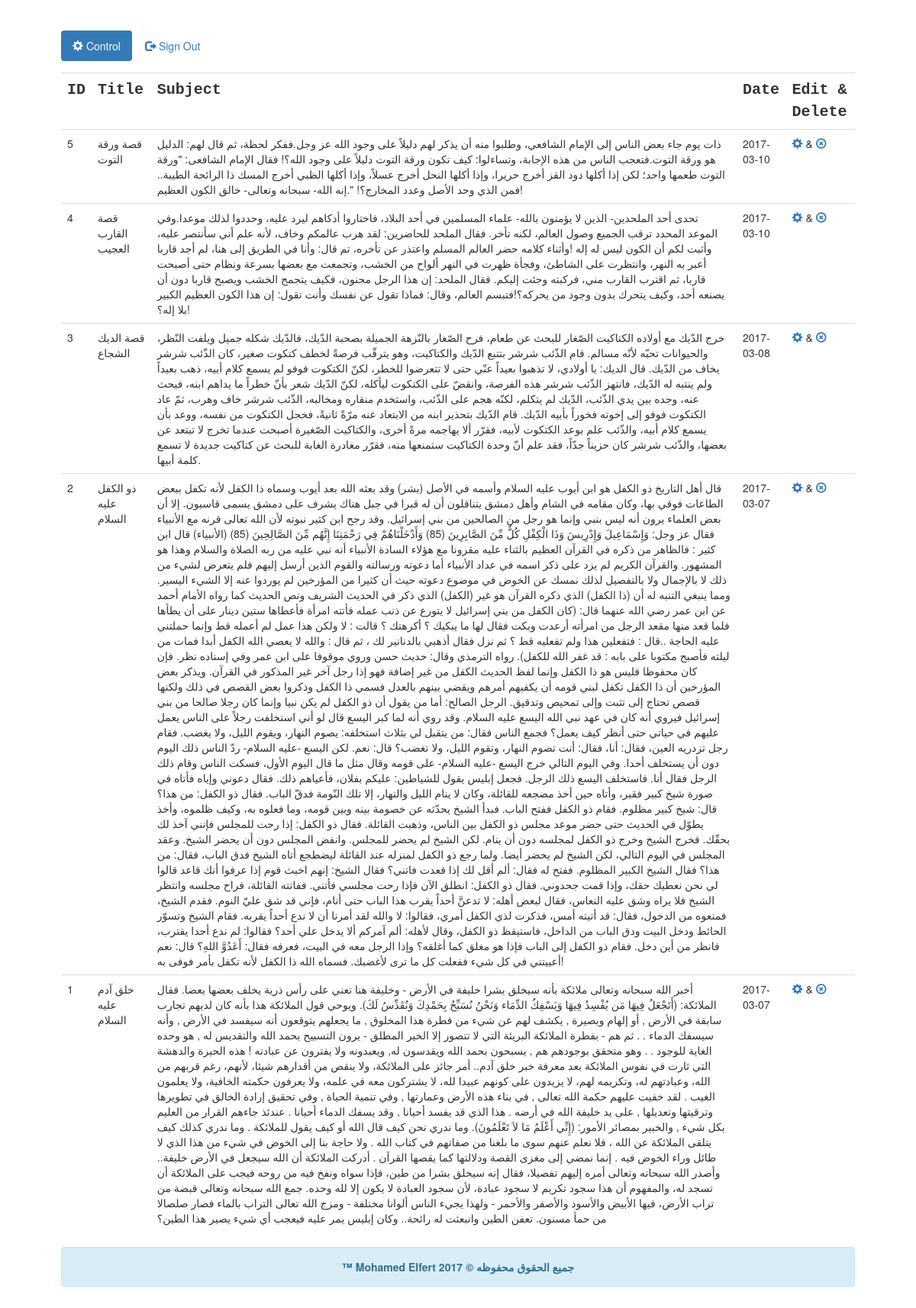
The app's page /control.php with its own data.
### tables this page shows
CREATE TABLE `posts` (
  `id` int(11) NOT NULL,
  `title` varchar(255) NOT NULL,
  `subject` text NOT NULL,
  `created_at` date NOT NULL
);

### control.php (the view, shortened to what this page needs)
<!DOCTYPE html>
<html>
    <head>
        <link href="css/bootstrap.min.css" rel="stylesheet">
    </head>
    <body>
        <div id="page">
            <ul class="nav nav-pills">
                <li role="presentation" class="active"><a href="control.php">
                    <span class="glyphicon glyphicon-cog" aria-hidden="true"></span> Control</a>
                </li>
                <li role="presentation"><a href="logout.php?adminlogout">
                    <span class="glyphicon glyphicon-log-out" aria-hidden="true"></span> Sign Out</a>
                </li>
            </ul>
            <?php
            require 'connect.php';
            if ($_GET['box'] == 'edite') {
                $id = intval($_GET['id']);
                $stmnt = $conn->query("SELECT * FROM posts WHERE id = '$id'");
                $row = $stmnt->fetch(PDO::FETCH_OBJ);
                if ($_SERVER['REQUEST_METHOD'] == 'POST') {
                    $title = filter_var($_POST['title'] , FILTER_SANITIZE_STRING);
                    $subject = filter_var($_POST['subject'] , FILTER_SANITIZE_STRING);
                    $stmnt = $conn->prepare("UPDATE posts SET title = :title , subject = :subject WHERE id = :id");
                    $stmnt->bindParam(':title',$title,PDO::PARAM_STR);
                    $stmnt->bindParam(':subject',$subject,PDO::PARAM_STR);
                    $stmnt->bindParam(':id',$id,PDO::PARAM_INT);
                    $stmnt->execute();
                    header("Location: control.php");
                }
            ?>
            <form class="form-horizontal rtl" action="" method="POST">
                <div class="form-group">
                    <label class="control-label" for="textinput-0">العنوان </label>
                    <div class="controls">
                        <input id="textinput-0" type="text" name="title" value="<?php echo $row->title; ?>"
                               placeholder="أدخل عنوان التدوينه" class="form-control">
                    </div>
                </div>
                <div class="form-group">
                    <label class="control-label" for="textarea-0">المقال / التدوينه</label>
                    <div class="controls">
                        <textarea id="textarea-0" class="form-control" rows="10" name="subject">
                            <?php echo $row->subject; ?>
                        </textarea>
                    </div>
                </div>
                <div class="form-group">
                    <label class="control-label" for="singlebutton-0"></label>
                    <div class="controls">
                        <button id="singlebutton-0" name="edite" class="btn btn-lg btn-primary">تعديل</button>
                    </div>
                </div>
            </form>
            <?php
            }elseif ($_GET['box'] == 'delete') {
                $id = intval($_GET['id']);
                $stmnt = $conn->query("DELETE FROM posts WHERE id = '$id'");
                header("Location: control.php");
            }else{
                $stmnt = $conn->query("SELECT * FROM posts ORDER BY id DESC");
                $count = $stmnt->rowCount();
                if ($count > 0) {
                ?>
                <table class="table table-hover">
                  <tr id="htr">
                    <td>ID</td>
                    <td>Title</td>
                    <td>Subject</td>
                    <td>Date</td>
                    <td>Edit & Delete</td>
                  </tr>
                  <?php
                  while ($row=$stmnt->fetch(PDO::FETCH_OBJ)) {
                        echo"
                            <tr>
                                <td>$row->id</td>
                                <td>$row->title</td>
                                <td>$row->subject</td>
                                <td>$row->created_at</td>
                                <td>
                                    <a href='control.php?box=edite&id={$row->id}'><span class='glyphicon glyphicon-cog'
                                       aria-hidden='true'> </a> &
                                    <a href='control.php?box=delete&id={$row->id}'><span class='glyphicon glyphicon-remove-circle'
                                       aria-hidden='true'></span></a>
                                </td>
                            </tr>
                        ";
                  }
                  ?>
                </table>
                <?php
                }else{
                    echo '<h3 class="alert alert-success">لا يوجد أي محتوي .</h3>';
                }
            }
            ?>
            <div class="alert alert-info footer">
                <strong>جميع الحقوق محفوظه &copy;  2017 Mohamed Elfert  &trade;</strong>
            </div>
        </div>
    </body>
</html>

### control.php (style rules this page uses)
#page { margin:40px 80px; }
.table { margin-top: 15px; }
#htr { font-family: courier; font-size: 20px; font-weight: bold; }
.footer { direction: rtl; text-align: center; }

### records on screen
posts: id "5", title "قصة ورقة التوت", subject "ذات يوم جاء بعض الناس إلى الإمام الشافعي، وطلبوا منه أن يذكر لهم دليلاً على وجود الله عز وجل.ففكر لحظة، ثم قال لهم: الدليل هو ورقة التوت.فتعجب الناس من هذه الإجابة، وتساءلوا: كيف تكون ورقة التوت دليلاً على وجود الله؟! فقال الإمام الشافعى: \"ورقة التوت طعمها واحد؛ لكن إذا أكلها دود القز أخرج حريرا، وإذا أكلها النحل أخرج عسلاً، وإذا أكلها الظبي أخرج المسك ذا الرائحة الطيبة.. فمن الذي وحد الأصل وعدد المخارج؟! \".إنه الله- سبحانه وتعالى- خالق الكون العظيم!", created_at "2017-03-10"
posts: id "4", title "قصة القارب العجيب", subject "تحدى أحد الملحدين- الذين لا يؤمنون بالله- علماء المسلمين في أحد البلاد، فاختاروا أذكاهم ليرد عليه، وحددوا لذلك موعدا.وفي الموعد المحدد ترقب الجميع وصول العالم، لكنه تأخر. فقال الملحد للحاضرين: لقد هرب عالمكم وخاف، لأنه علم أني سأنتصر عليه، وأثبت لكم أن الكون ليس له إله !وأثناء كلامه حضر العالم المسلم واعتذر عن تأخره، تم قال: وأنا في الطريق إلى هنا، لم أجد قاربا أعبر به النهر، وانتظرت على الشاطئ، وفجأة ظهرت في النهر ألواح من الخشب، وتجمعت مع بعضها بسرعة ونظام حتى أصبحت قاربا، ثم اقترب القارب مني، فركبته وجئت إليكم. فقال الملحد: إن هذا الرجل مجنون، فكيف يتجمح الخشب ويصبح قاربا دون أن يصنعه أحد، وكيف يتحرك بدون وجود من يحركه؟!فتبسم العالم، وقال: فماذا تقول عن نفسك وأنت تقول: إن هذا الكون…", created_at "2017-03-10"
posts: id "3", title "قصة الديك الشجاع", subject "خرج الدّيك مع أولاده الكتاكيت الصّغار للبحث عن طعام، فرح الصّغار بالنّزهة الجميلة بصحبة الدّيك، فالدّيك شكله جميل ويلفت النّظر، والحيوانات تحبّه لأنّه مسالم. قام الذّئب شرشر بتتبع الدّيك والكتاكيت، وهو يترقّب فرصةً لخطف كتكوت صغير، كان الذّئب شرشر يخاف من الدّيك. قال الديك: يا أولادي، لا تذهبوا بعيداً عنّي حتى لا تتعرضوا للخطر، لكنّ الكتكوت فوفو لم يسمع كلام أبيه، ذهب بعيداً ولم ينتبه له الدّيك، فانتهز الذّئب شرشر هذه الفرصة، وانقضّ على الكتكوت ليأكله، لكنّ الدّيك شعر بأنّ خطراً ما يداهم ابنه، فبحث عنه، وجده بين يدي الذّئب، الدّيك لم يتكلم، لكنّه هجم على الذّئب، واستخدم منقاره ومخالبه، الذّئب شرشر خاف وهرب، ثمّ عاد الكتكوت فوفو إلى إخوته فخوراً بأبيه الدّيك. قام الدّيك بتحذير ابنه من…", created_at "2017-03-08"
posts: id "2", title "ذو الكفل عليه السلام", subject "قال أهل التاريخ ذو الكفل هو ابن أيوب عليه السلام وأسمه في الأصل (بشر) وقد بعثه الله بعد أيوب وسماه ذا الكفل لأنه تكفل ببعض الطاعات فوقي بها، وكان مقامه في الشام وأهل دمشق يتناقلون أن له قبرا في جبل هناك يشرف على دمشق يسمى قاسيون. إلا أن بعض العلماء يرون أنه ليس بنبي وإنما هو رجل من الصالحين من بني إسرائيل. وقد رجح ابن كثير نبوته لأن الله تعالى قرنه مع الأنبياء فقال عز وجل: وَإِسْمَاعِيلَ وَإِدْرِيسَ وَذَا الْكِفْلِ كُلٌّ مِّنَ الصَّابِرِينَ (85) وَأَدْخَلْنَاهُمْ فِي رَحْمَتِنَا إِنَّهُم مِّنَ الصَّالِحِينَ (85) (الأنبياء) قال ابن كثير : فالظاهر من ذكره في القرآن العظيم بالثناء عليه مقرونا مع هؤلاء السادة الأنبياء أنه نبي عليه من ربه الصلاة والسلام وهذا هو المشهور. والقرآن الكريم لم يزد على…", created_at "2017-03-07"
posts: id "1", title "خلق آدم عليه السلام", subject "أخبر الله سبحانه وتعالى ملائكة بأنه سيخلق بشرا خليفة في الأرض - وخليفة هنا تعني على رأس ذرية يخلف بعضها بعضا. فقال الملائكة: (أَتَجْعَلُ فِيهَا مَن يُفْسِدُ فِيهَا وَيَسْفِكُ الدِّمَاء وَنَحْنُ نُسَبِّحُ بِحَمْدِكَ وَنُقَدِّسُ لَكَ). ويوحي قول الملائكة هذا بأنه كان لديهم تجارب سابقة في الأرض , أو إلهام وبصيرة , يكشف لهم عن شيء من فطرة هذا المخلوق , ما يجعلهم يتوقعون أنه سيفسد في الأرض , وأنه سيسفك الدماء . . ثم هم - بفطرة الملائكة البريئة التي لا تتصور إلا الخير المطلق - يرون التسبيح بحمد الله والتقديس له , هو وحده الغاية للوجود . . وهو متحقق بوجودهم هم , يسبحون بحمد الله ويقدسون له, ويعبدونه ولا يفترون عن عبادته ! هذه الحيرة والدهشة التي ثارت في نفوس الملائكة بعد معرفة خبر خلق آدم.. أمر…", created_at "2017-03-07"
